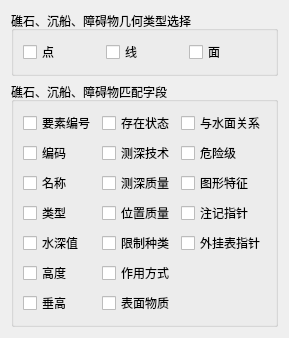
           <widget class="QWidget" name="tab_Layer_H">
            <attribute name="title">
             <string>礁石、沉船、障碍物</string>
            </attribute>
            <layout class="QGridLayout" name="gridLayout_51">
             <item row="0" column="0">
              <widget class="QGroupBox" name="groupBox_H_GeoType">
               <property name="title">
                <string>礁石、沉船、障碍物几何类型选择</string>
               </property>
               <layout class="QGridLayout" name="gridLayout_29">
                <item row="0" column="0">
                 <widget class="QCheckBox" name="checkBox_Point_H">
                  <property name="text">
                   <string>点</string>
                  </property>
                 </widget>
                </item>
                <item row="0" column="1">
                 <widget class="QCheckBox" name="checkBox_Line_H">
                  <property name="text">
                   <string>线</string>
                  </property>
                 </widget>
                </item>
                <item row="0" column="2">
                 <widget class="QCheckBox" name="checkBox_Polygon_H">
                  <property name="text">
                   <string>面</string>
                  </property>
                 </widget>
                </item>
               </layout>
              </widget>
             </item>
             <item row="1" column="0">
              <widget class="QGroupBox" name="groupBox_H">
               <property name="minimumSize">
                <size>
                 <width>0</width>
                 <height>0</height>
                </size>
               </property>
               <property name="title">
                <string>礁石、沉船、障碍物匹配字段</string>
               </property>
               <layout class="QGridLayout" name="gridLayout_14">
                <item row="0" column="0">
                 <widget class="QCheckBox" name="checkBox_YaoSuBianHao_H">
                  <property name="text">
                   <string>要素编号</string>
                  </property>
                 </widget>
                </item>
                <item row="0" column="1">
                 <widget class="QCheckBox" name="checkBox_CunZaiZhuangTai_H">
                  <property name="text">
                   <string>存在状态</string>
                  </property>
                 </widget>
                </item>
                <item row="0" column="2">
                 <widget class="QCheckBox" name="checkBox_YuShuiMianGuanXi_H">
                  <property name="text">
                   <string>与水面关系</string>
                  </property>
                 </widget>
                </item>
                <item row="1" column="0">
                 <widget class="QCheckBox" name="checkBox_BianMa_H">
                  <property name="text">
                   <string>编码</string>
                  </property>
                 </widget>
                </item>
                <item row="1" column="1">
                 <widget class="QCheckBox" name="checkBox_CeShenJiShu_H">
                  <property name="text">
                   <string>测深技术</string>
                  </property>
                 </widget>
                </item>
                <item row="1" column="2">
                 <widget class="QCheckBox" name="checkBox_WeiXianJi_H">
                  <property name="text">
                   <string>危险级</string>
                  </property>
                 </widget>
                </item>
                <item row="2" column="0">
                 <widget class="QCheckBox" name="checkBox_MingCheng_H">
                  <property name="text">
                   <string>名称</string>
                  </property>
                 </widget>
                </item>
                <item row="2" column="1">
                 <widget class="QCheckBox" name="checkBox_CeShenZhiLiang_H">
                  <property name="text">
                   <string>测深质量</string>
                  </property>
                 </widget>
                </item>
                <item row="2" column="2">
                 <widget class="QCheckBox" name="checkBox_TuXingTeZheng_H">
                  <property name="text">
                   <string>图形特征</string>
                  </property>
                 </widget>
                </item>
                <item row="3" column="0">
                 <widget class="QCheckBox" name="checkBox_LeiXing_H">
                  <property name="text">
                   <string>类型</string>
                  </property>
                 </widget>
                </item>
                <item row="3" column="1">
                 <widget class="QCheckBox" name="checkBox_WeiZhiZhiLiang_H">
                  <property name="text">
                   <string>位置质量</string>
                  </property>
                 </widget>
                </item>
                <item row="3" column="2">
                 <widget class="QCheckBox" name="checkBox_ZhuJiZhiZhen_H">
                  <property name="text">
                   <string>注记指针</string>
                  </property>
                 </widget>
                </item>
                <item row="4" column="0">
                 <widget class="QCheckBox" name="checkBox_ShuiShenZhi_H">
                  <property name="text">
                   <string>水深值</string>
                  </property>
                 </widget>
                </item>
                <item row="4" column="1">
                 <widget class="QCheckBox" name="checkBox_XianZhiZhongLei_H">
                  <property name="text">
                   <string>限制种类</string>
                  </property>
                 </widget>
                </item>
                <item row="4" column="2">
                 <widget class="QCheckBox" name="checkBox_WaiGuaBiaoZhiZhen_H">
                  <property name="text">
                   <string>外挂表指针</string>
                  </property>
                 </widget>
                </item>
                <item row="5" column="0">
                 <widget class="QCheckBox" name="checkBox_GaoDu_H">
                  <property name="text">
                   <string>高度</string>
                  </property>
                 </widget>
                </item>
                <item row="5" column="1">
                 <widget class="QCheckBox" name="checkBox_ZuoYongFangShi_H">
                  <property name="text">
                   <string>作用方式</string>
                  </property>
                 </widget>
                </item>
                <item row="6" column="0">
                 <widget class="QCheckBox" name="checkBox_ChuiGao_H">
                  <property name="text">
                   <string>垂高</string>
                  </property>
                 </widget>
                </item>
                <item row="6" column="1">
                 <widget class="QCheckBox" name="checkBox_BiaoMianWuZhi_H">
                  <property name="text">
                   <string>表面物质</string>
                  </property>
                 </widget>
                </item>
               </layout>
              </widget>
             </item>
            </layout>
           </widget>
